Frame 1 (no input): blank canvas, image omitted
Frame 60 (no input): blank canvas, image omitted
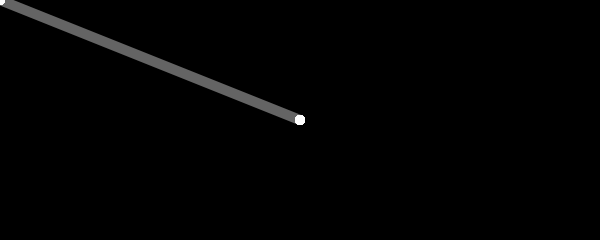
Frame 120 (the mouse pressed at the canvas centre since frame 60)

The p5.js sketch whose frames 1 and 60 were blank and that drew this single picture after the mouse press (run headless with seeded random() and noise() and a simulated clock; from frame 60 on, the mouse is pressed at the canvas centre):

// p5.js sketch
// ── sketch.js
function setup(){
	createCanvas(600, 240);
	background(0);
	strokeWeight(10);
	stroke(255, 100);
}

function draw() {
	
	line(mouseX, mouseY, pmouseX, pmouseY);
}
